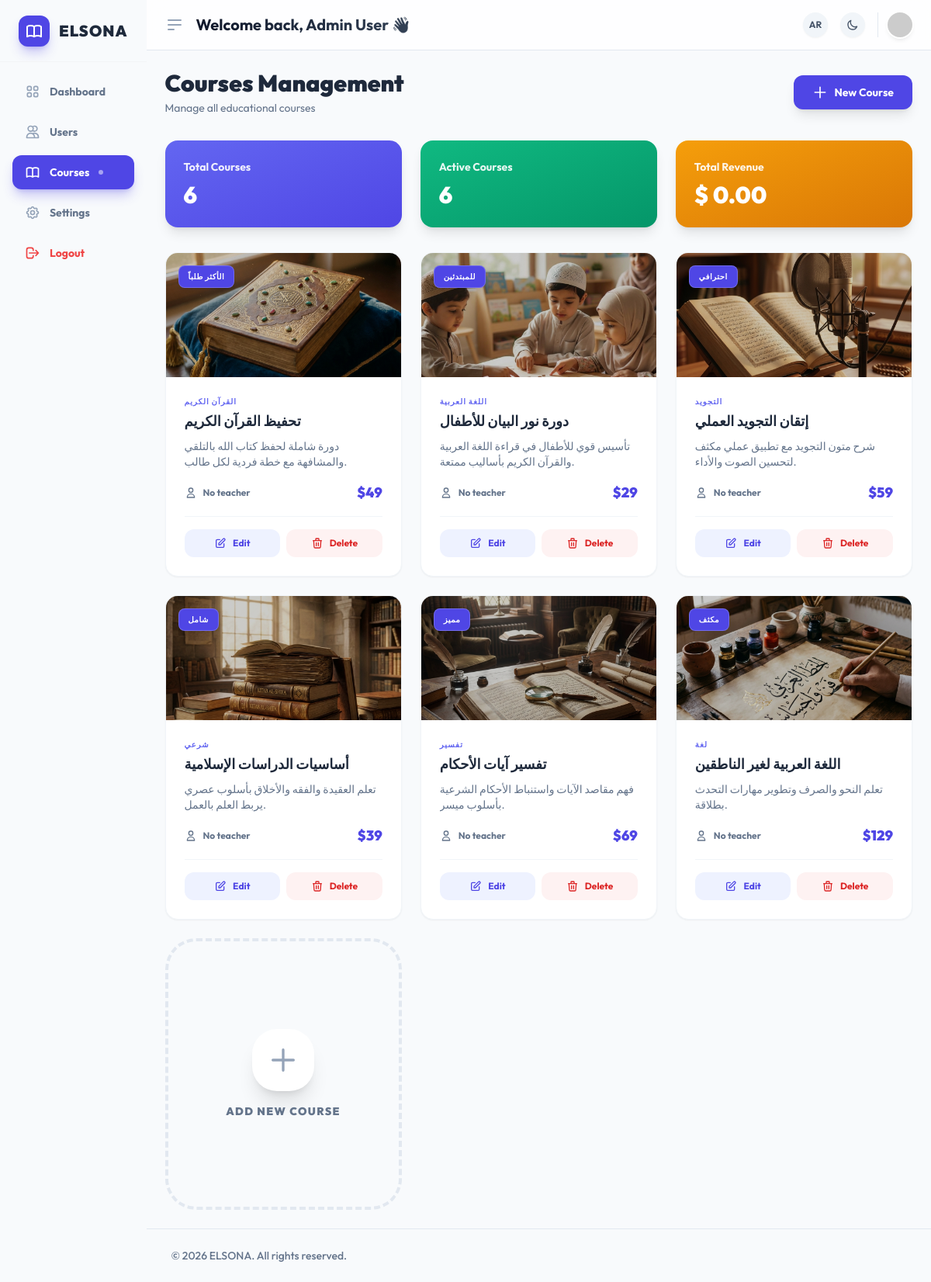
Page /dashboard/admin/courses.php?lang=en on the committed database.
### tables this page shows
CREATE TABLE courses (
            id INTEGER PRIMARY KEY AUTOINCREMENT,
            title TEXT NOT NULL,
            description TEXT,
            teacher_id INTEGER,
            price DECIMAL(10,2) DEFAULT 0,
            status TEXT DEFAULT 'active',
            created_at DATETIME DEFAULT CURRENT_TIMESTAMP, image TEXT, category TEXT, badge TEXT, features TEXT, duration TEXT,
            FOREIGN KEY (teacher_id) REFERENCES users(id)
        );

### dashboard/admin/courses.php (the view, shortened to what this page needs)
<?php
require '../includes/header.php';
require '../db.php';
$pdo->exec("UPDATE courses SET image = 'assets/images/quran_course_img_1770121397437.png' WHERE image IS NULL OR image = '' OR image NOT LIKE 'assets/images/%'");
$courses = $pdo->query("
    SELECT c.*, u.name as teacher_name
    FROM courses c
    LEFT JOIN users u ON c.teacher_id = u.id
    ORDER BY c.created_at DESC
")->fetchAll();
$courses_json = json_encode(array_map(function ($c) {
    $c['features_text'] = implode("\n", json_decode($c['features'] ?? '[]', true) ?: []);
    return $c;
}, $courses));
?>
<div x-data="{
    modalOpen: false,
    isEdit: false,
    courseData: { id: '', title: '', description: '', teacher_id: '', price: '$49', image: '', category: '', badge: '', duration: '', features_text: '' },
    allCourses: <?php echo htmlspecialchars($courses_json, ENT_QUOTES, 'UTF-8'); ?>,
    openCreate() {
        this.isEdit = false;
        this.courseData = { id: '', title: '', description: '', teacher_id: '', price: '$49', image: '', category: '', badge: '', duration: '', features_text: '' };
        this.modalOpen = true;
    },
    openEdit(id) {
        this.isEdit = true;
        const course = this.allCourses.find(c => c.id == id);
        if (course) {
            this.courseData = { ...course };
            this.modalOpen = true;
        }
    }
}">
    <div class="flex items-center justify-between mb-8">
        <div>
            <h2 class="text-3xl font-black text-slate-800 dark:text-white">
                <?php echo t('إدارة الدورات', 'Courses Management'); ?>
            </h2>
            <p class="text-slate-500 text-sm mt-1">
                <?php echo t('إدارة جميع الدورات التعليمية', 'Manage all educational courses'); ?>
            </p>
        </div>
        <button @click="openCreate()"
            class="bg-indigo-600 text-white px-6 py-3 rounded-xl font-bold text-sm hover:bg-indigo-700 transition-all shadow-lg hover:shadow-xl hover:-translate-y-0.5 flex items-center gap-2">
            <svg class="w-5 h-5" fill="none" stroke="currentColor" viewBox="0 0 24 24">
                <path stroke-linecap="round" stroke-linejoin="round" stroke-width="2" d="M12 4v16m8-8H4"></path>
            </svg>
            <?php echo t('دورة جديدة', 'New Course'); ?>
        </button>
    </div>
    <div class="grid grid-cols-1 md:grid-cols-3 gap-6 mb-8">
        <div class="bg-gradient-to-br from-indigo-500 to-indigo-600 p-6 rounded-2xl text-white shadow-lg">
            <div class="text-sm font-bold opacity-90 mb-2">
                <?php echo t('إجمالي الدورات', 'Total Courses'); ?>
            </div>
            <div class="text-3xl font-black">
                <?php echo count($courses); ?>
            </div>
        </div>
        <div class="bg-gradient-to-br from-emerald-500 to-emerald-600 p-6 rounded-2xl text-white shadow-lg">
            <div class="text-sm font-bold opacity-90 mb-2">
                <?php echo t('الدورات النشطة', 'Active Courses'); ?>
            </div>
            <div class="text-3xl font-black">
                <?php echo count(array_filter($courses, fn($c) => $c['status'] === 'active')); ?>
            </div>
        </div>
        <div class="bg-gradient-to-br from-amber-500 to-amber-600 p-6 rounded-2xl text-white shadow-lg">
            <div class="text-sm font-bold opacity-90 mb-2">
                <?php echo t('إجمالي الإيرادات', 'Total Revenue'); ?>
            </div>
            <div class="text-3xl font-black">$
                <?php echo number_format(array_sum(array_column($courses, 'price')), 2); ?>
            </div>
        </div>
    </div>
    <div class="grid grid-cols-1 md:grid-cols-2 lg:grid-cols-3 gap-6">
        <?php foreach ($courses as $course): ?>
            <div
                class="bg-white dark:bg-slate-800 rounded-2xl shadow-sm border border-slate-100 dark:border-slate-700/50 overflow-hidden hover:shadow-lg transition-all hover:-translate-y-1 group">
                <div class="h-40 relative overflow-hidden">
                    <img src="<?php echo $course['image'] ?: 'assets/images/quran_course_img_1770121397437.png'; ?>"
                        class="w-full h-full object-cover group-hover:scale-110 transition-transform duration-700">
                    <div class="absolute inset-0 bg-black/20"></div>
                    <?php if (!empty($course['badge'])): ?>
                        <div
                            class="absolute top-4 left-4 bg-indigo-600 text-white text-[10px] font-black px-3 py-1.5 rounded-lg uppercase tracking-wider shadow-lg border border-white/20">
                            <?php echo $course['badge']; ?>
                        </div>
                    <?php endif; ?>
                </div>
                <div class="p-6">
                    <div class="text-[10px] font-black text-indigo-500 uppercase tracking-widest mb-1">
                        <?php echo $course['category'] ?: t('عام', 'General'); ?>
                    </div>
                    <h3 class="text-lg font-bold text-slate-800 dark:text-white mb-2 line-clamp-1">
                        <?php echo htmlspecialchars($course['title']); ?>
                    </h3>
                    <p class="text-sm text-slate-500 mb-4 line-clamp-2 min-h-[40px]">
                        <?php echo htmlspecialchars($course['description']); ?>
                    </p>
                    <div class="flex items-center justify-between mb-4">
                        <div class="flex items-center gap-2 text-xs text-slate-500">
                            <svg class="w-4 h-4" fill="none" stroke="currentColor" viewBox="0 0 24 24">
                                <path stroke-linecap="round" stroke-linejoin="round" stroke-width="2"
                                    d="M16 7a4 4 0 11-8 0 4 4 0 018 0zM12 14a7 7 0 00-7 7h14a7 7 0 00-7-7z"></path>
                            </svg>
                            <span class="font-bold">
                                <?php echo $course['teacher_name'] ?: t('لا يوجد معلم', 'No teacher'); ?>
                            </span>
                        </div>
                        <span class="text-lg font-black text-indigo-600 dark:text-indigo-400">
                            <?php echo $course['price']; ?>
                        </span>
                    </div>
                    <div class="flex items-center gap-2 pt-4 border-t border-slate-100 dark:border-slate-700">
                        <button @click="openEdit(<?php echo $course['id']; ?>)"
                            class="flex-1 py-2.5 bg-indigo-50 dark:bg-indigo-900/30 text-indigo-600 dark:text-indigo-400 rounded-xl text-xs font-bold hover:bg-indigo-100 dark:hover:bg-indigo-900/50 transition-colors flex items-center justify-center gap-2">
                            <svg class="w-4 h-4" fill="none" stroke="currentColor" viewBox="0 0 24 24">
                                <path stroke-linecap="round" stroke-linejoin="round" stroke-width="2"
                                    d="M11 5H6a2 2 0 00-2 2v11a2 2 0 002 2h11a2 2 0 002-2v-5m-1.414-9.414a2 2 0 112.828 2.828L11.828 15H9v-2.828l8.586-8.586z">
                                </path>
                            </svg>
                            <?php echo t('تعديل', 'Edit'); ?>
                        </button>
                        <a href="?delete=<?php echo $course['id']; ?>&lang=<?php echo $lang; ?>"
                            onclick="return confirm('<?php echo t('هل أنت متأكد من حذف هذه الدورة؟', 'Are you sure you want to delete this course?'); ?>')"
                            class="flex-1 py-2.5 bg-red-50 dark:bg-red-900/30 text-red-600 dark:text-red-400 rounded-xl text-xs font-bold hover:bg-red-100 dark:hover:bg-red-900/50 transition-colors text-center flex items-center justify-center gap-2">
                            <svg class="w-4 h-4" fill="none" stroke="currentColor" viewBox="0 0 24 24">
                                <path stroke-linecap="round" stroke-linejoin="round" stroke-width="2"
                                    d="M19 7l-.867 12.142A2 2 0 0116.138 21H7.862a2 2 0 01-1.995-1.858L5 7m5 4v6m4-6v6m1-10V4a1 1 0 00-1-1h-4a1 1 0 00-1 1v3M4 7h16">
                                </path>
                            </svg>
                            <?php echo t('حذف', 'Delete'); ?>
                        </a>
                    </div>
                </div>
            </div>
        <?php endforeach; ?>
        <button @click="openCreate()"
            class="bg-slate-50 dark:bg-slate-800/50 rounded-[2.5rem] border-4 border-dashed border-slate-200 dark:border-slate-800 hover:border-indigo-400 dark:hover:border-indigo-500 transition-all h-full min-h-[350px] flex flex-col items-center justify-center gap-4 group">
            <div
                class="w-20 h-20 rounded-[2rem] bg-white dark:bg-slate-700 shadow-xl flex items-center justify-center text-slate-400 group-hover:text-indigo-500 group-hover:scale-110 transition-all duration-500">
                <svg class="w-10 h-10" fill="none" stroke="currentColor" viewBox="0 0 24 24">
                    <path stroke-linecap="round" stroke-linejoin="round" stroke-width="2" d="M12 4v16m8-8H4"></path>
                </svg>
            </div>
            <span
                class="font-black text-slate-500 group-hover:text-indigo-600 transition-colors uppercase tracking-widest text-sm">
                <?php echo t('إضافة دورة جديدة', 'Add New Course'); ?>
            </span>
        </button>
    </div>
</div>
<?php require '../includes/footer.php'; ?>

### rows in the picture
courses: image (picture), badge "الأكثر طلباً", category "القرآن الكريم", title "تحفيظ القرآن الكريم", description "دورة شاملة لحفظ كتاب الله بالتلقي والمشافهة مع خطة فردية لكل طالب.", teacher_name "No teacher", price "$49"
courses: image (picture), badge "للمبتدئين", category "اللغة العربية", title "دورة نور البيان للأطفال", description "تأسيس قوي للأطفال في قراءة اللغة العربية والقرآن الكريم بأساليب ممتعة.", teacher_name "No teacher", price "$29"
courses: image (picture), badge "احترافي", category "التجويد", title "إتقان التجويد العملي", description "شرح متون التجويد مع تطبيق عملي مكثف لتحسين الصوت والأداء.", teacher_name "No teacher", price "$59"
courses: image (picture), badge "شامل", category "شرعي", title "أساسيات الدراسات الإسلامية", description "تعلم العقيدة والفقه والأخلاق بأسلوب عصري يربط العلم بالعمل.", teacher_name "No teacher", price "$39"
courses: image (picture), badge "مميز", category "تفسير", title "تفسير آيات الأحكام", description "فهم مقاصد الآيات واستنباط الأحكام الشرعية بأسلوب ميسر.", teacher_name "No teacher", price "$69"
courses: image (picture), badge "مكثف", category "لغة", title "اللغة العربية لغير الناطقين", description "تعلم النحو والصرف وتطوير مهارات التحدث بطلاقة.", teacher_name "No teacher", price "$129"

### other values in the picture
t('أهل السنة', 'ELSONA') "ELSONA"
$item['label'] "Dashboard"
$item['label'] "Users"
$item['label'] "Courses"
$item['label'] "Settings"
$item['label'] "Logout"
t('إدارة الدورات', 'Courses Management') "Courses Management"
t('إدارة جميع الدورات التعليمية', 'Manage all educational courses') "Manage all educational courses"
t('دورة جديدة', 'New Course') "New Course"
t('إجمالي الدورات', 'Total Courses') "Total Courses"
count($courses) "6"
t('الدورات النشطة', 'Active Courses') "Active Courses"
count(array_filter($courses, fn($c) => $c['status'] === 'active')) "6"
t('إجمالي الإيرادات', 'Total Revenue') "Total Revenue"
array_sum(array_column($courses, 'price')) "0.00"
